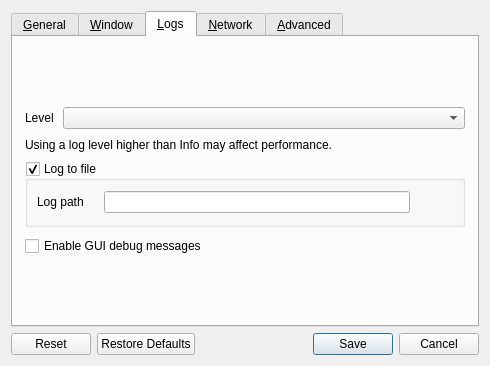
<?xml version="1.0" encoding="UTF-8"?>
<ui version="4.0">
 <class>SettingsDialog</class>
 <widget class="QDialog" name="SettingsDialog">
  <property name="geometry">
   <rect>
    <x>0</x>
    <y>0</y>
    <width>490</width>
    <height>366</height>
   </rect>
  </property>
  <property name="sizePolicy">
   <sizepolicy hsizetype="Maximum" vsizetype="Maximum">
    <horstretch>0</horstretch>
    <verstretch>0</verstretch>
   </sizepolicy>
  </property>
  <property name="windowTitle">
   <string>Preferences</string>
  </property>
  <property name="modal">
   <bool>true</bool>
  </property>
  <layout class="QVBoxLayout" name="verticalLayout_3">
   <item>
    <widget class="QTabWidget" name="tabWidget">
     <property name="currentIndex">
      <number>2</number>
     </property>
     <widget class="QWidget" name="tabGeneral">
      <attribute name="title">
       <string>&amp;General</string>
      </attribute>
      <layout class="QVBoxLayout" name="verticalLayout_6">
       <property name="spacing">
        <number>9</number>
       </property>
       <property name="leftMargin">
        <number>12</number>
       </property>
       <property name="topMargin">
        <number>0</number>
       </property>
       <property name="rightMargin">
        <number>12</number>
       </property>
       <property name="bottomMargin">
        <number>0</number>
       </property>
       <item>
        <spacer name="verticalSpacer_6">
         <property name="orientation">
          <enum>Qt::Orientation::Vertical</enum>
         </property>
         <property name="sizeHint" stdset="0">
          <size>
           <width>20</width>
           <height>0</height>
          </size>
         </property>
        </spacer>
       </item>
       <item>
        <layout class="QHBoxLayout" name="horizontalLayout_3">
         <item>
          <widget class="QLabel" name="lblLanguage">
           <property name="sizePolicy">
            <sizepolicy hsizetype="Maximum" vsizetype="Preferred">
             <horstretch>0</horstretch>
             <verstretch>0</verstretch>
            </sizepolicy>
           </property>
           <property name="text">
            <string>Language</string>
           </property>
          </widget>
         </item>
         <item>
          <widget class="QComboBox" name="comboLanguage"/>
         </item>
        </layout>
        </item>
        <item>
         <widget class="QCheckBox" name="cbPreventSleep">
         <property name="text">
          <string>Prevent this computer from going to sleep</string>
         </property>
        </widget>
       </item>
       <item>
        <layout class="QFormLayout" name="formLayout">
         <item row="1" column="1">
          <widget class="QRadioButton" name="rbIconColorful">
           <property name="text">
            <string>Colorful</string>
           </property>
          </widget>
         </item>
         <item row="0" column="1">
          <widget class="QRadioButton" name="rbIconMono">
           <property name="text">
            <string>Monocolor</string>
           </property>
          </widget>
         </item>
         <item row="0" column="0">
          <widget class="QLabel" name="lblTrayIconStyle">
           <property name="text">
            <string>Tray icon style</string>
           </property>
          </widget>
         </item>
        </layout>
       </item>
       <item>
        <spacer name="verticalSpacer_3">
         <property name="orientation">
          <enum>Qt::Orientation::Vertical</enum>
         </property>
         <property name="sizeHint" stdset="0">
          <size>
           <width>20</width>
           <height>0</height>
          </size>
         </property>
        </spacer>
       </item>
      </layout>
     </widget>
     <widget class="QWidget" name="tabWindow">
      <attribute name="title">
       <string>&amp;Window</string>
      </attribute>
      <layout class="QVBoxLayout" name="verticalLayout_14">
       <property name="spacing">
        <number>9</number>
       </property>
       <property name="leftMargin">
        <number>12</number>
       </property>
       <property name="topMargin">
        <number>0</number>
       </property>
       <property name="rightMargin">
        <number>12</number>
       </property>
       <property name="bottomMargin">
        <number>0</number>
       </property>
       <item>
        <spacer name="verticalSpacer_7">
         <property name="orientation">
          <enum>Qt::Orientation::Vertical</enum>
         </property>
         <property name="sizeHint" stdset="0">
          <size>
           <width>20</width>
           <height>0</height>
          </size>
         </property>
        </spacer>
       </item>
       <item>
        <layout class="QFormLayout" name="formLayout_2">
         <property name="labelAlignment">
          <set>Qt::AlignmentFlag::AlignRight|Qt::AlignmentFlag::AlignTrailing|Qt::AlignmentFlag::AlignVCenter</set>
         </property>
         <item row="0" column="0">
          <widget class="QLabel" name="label_3">
           <property name="text">
            <string>When the application starts</string>
           </property>
          </widget>
         </item>
         <item row="0" column="1">
          <widget class="QWidget" name="widget" native="true">
           <layout class="QVBoxLayout" name="verticalLayout_2">
            <item>
             <widget class="QRadioButton" name="rbShowOnStart">
              <property name="text">
               <string>Show the main window</string>
              </property>
             </widget>
            </item>
            <item>
             <widget class="QRadioButton" name="rbAutoHide">
              <property name="text">
               <string>Send to background</string>
              </property>
             </widget>
            </item>
           </layout>
          </widget>
         </item>
         <item row="1" column="0">
          <widget class="QLabel" name="label">
           <property name="text">
            <string>When the main window is closed</string>
           </property>
           <property name="alignment">
            <set>Qt::AlignmentFlag::AlignRight|Qt::AlignmentFlag::AlignTrailing|Qt::AlignmentFlag::AlignVCenter</set>
           </property>
          </widget>
         </item>
         <item row="1" column="1">
          <widget class="QWidget" name="widget_2" native="true">
           <layout class="QVBoxLayout" name="verticalLayout_13">
            <item>
             <widget class="QRadioButton" name="rbExitOnClose">
              <property name="text">
               <string>Exit</string>
              </property>
             </widget>
            </item>
            <item>
             <widget class="QRadioButton" name="rbCloseToTray">
              <property name="text">
               <string>Send to background</string>
              </property>
             </widget>
            </item>
           </layout>
          </widget>
         </item>
        </layout>
       </item>
       <item>
        <widget class="QCheckBox" name="cbShowVersion">
         <property name="text">
          <string>Include version in the window title</string>
         </property>
        </widget>
       </item>
       <item>
        <spacer name="verticalSpacer_11">
         <property name="orientation">
          <enum>Qt::Orientation::Vertical</enum>
         </property>
         <property name="sizeHint" stdset="0">
          <size>
           <width>20</width>
           <height>0</height>
          </size>
         </property>
        </spacer>
       </item>
      </layout>
     </widget>
     <widget class="QWidget" name="tabLog">
      <attribute name="title">
       <string>&amp;Logs</string>
      </attribute>
      <layout class="QVBoxLayout" name="verticalLayout">
       <property name="spacing">
        <number>9</number>
       </property>
       <property name="leftMargin">
        <number>12</number>
       </property>
       <property name="topMargin">
        <number>0</number>
       </property>
       <property name="rightMargin">
        <number>12</number>
       </property>
       <property name="bottomMargin">
        <number>0</number>
       </property>
       <item>
        <spacer name="verticalSpacer_8">
         <property name="orientation">
          <enum>Qt::Orientation::Vertical</enum>
         </property>
         <property name="sizeHint" stdset="0">
          <size>
           <width>20</width>
           <height>0</height>
          </size>
         </property>
        </spacer>
       </item>
       <item>
        <layout class="QHBoxLayout" name="horizontalLayout_4">
         <item>
          <widget class="QLabel" name="lblLogLevel">
           <property name="sizePolicy">
            <sizepolicy hsizetype="Maximum" vsizetype="Fixed">
             <horstretch>0</horstretch>
             <verstretch>0</verstretch>
            </sizepolicy>
           </property>
           <property name="text">
            <string>Level</string>
           </property>
          </widget>
         </item>
         <item>
          <widget class="QComboBox" name="comboLogLevel"/>
         </item>
        </layout>
       </item>
       <item>
        <widget class="QLabel" name="lblDebugWarning">
         <property name="text">
          <string>Using a log level higher than Info may affect performance.</string>
         </property>
         <property name="wordWrap">
          <bool>true</bool>
         </property>
        </widget>
       </item>
       <item>
        <widget class="QGroupBox" name="groupLogToFile">
         <property name="title">
          <string>Log to file</string>
         </property>
         <property name="checkable">
          <bool>true</bool>
         </property>
         <layout class="QHBoxLayout" name="horizontalLayout_2">
          <item>
           <widget class="QWidget" name="widgetLogFilename" native="true">
            <property name="sizePolicy">
             <sizepolicy hsizetype="Preferred" vsizetype="Maximum">
              <horstretch>0</horstretch>
              <verstretch>0</verstretch>
             </sizepolicy>
            </property>
            <layout class="QHBoxLayout" name="_4">
             <property name="spacing">
              <number>3</number>
             </property>
             <property name="leftMargin">
              <number>0</number>
             </property>
             <property name="topMargin">
              <number>0</number>
             </property>
             <property name="rightMargin">
              <number>0</number>
             </property>
             <property name="bottomMargin">
              <number>0</number>
             </property>
             <item>
              <widget class="QLabel" name="labelLogPath">
               <property name="sizePolicy">
                <sizepolicy hsizetype="Preferred" vsizetype="Fixed">
                 <horstretch>0</horstretch>
                 <verstretch>0</verstretch>
                </sizepolicy>
               </property>
               <property name="text">
                <string>Log path</string>
               </property>
              </widget>
             </item>
             <item>
              <spacer name="horizontalSpacer_7">
               <property name="orientation">
                <enum>Qt::Orientation::Horizontal</enum>
               </property>
               <property name="sizeType">
                <enum>QSizePolicy::Policy::Minimum</enum>
               </property>
               <property name="sizeHint" stdset="0">
                <size>
                 <width>17</width>
                 <height>25</height>
                </size>
               </property>
              </spacer>
             </item>
             <item>
              <widget class="QLineEdit" name="lineLogFilename">
               <property name="enabled">
                <bool>true</bool>
               </property>
               <property name="sizePolicy">
                <sizepolicy hsizetype="Expanding" vsizetype="Fixed">
                 <horstretch>0</horstretch>
                 <verstretch>0</verstretch>
                </sizepolicy>
               </property>
              </widget>
             </item>
             <item>
              <widget class="QPushButton" name="btnBrowseLog">
               <property name="enabled">
                <bool>true</bool>
               </property>
               <property name="cursor">
                <cursorShape>PointingHandCursor</cursorShape>
               </property>
               <property name="text">
                <string/>
               </property>
               <property name="icon">
                <iconset theme="document-open"/>
               </property>
               <property name="flat">
                <bool>true</bool>
               </property>
              </widget>
             </item>
            </layout>
           </widget>
          </item>
         </layout>
        </widget>
       </item>
       <item>
        <widget class="QCheckBox" name="cbGuiDebug">
         <property name="text">
          <string>Enable GUI debug messages</string>
         </property>
        </widget>
       </item>
       <item>
        <spacer name="verticalSpacer_4">
         <property name="orientation">
          <enum>Qt::Orientation::Vertical</enum>
         </property>
         <property name="sizeHint" stdset="0">
          <size>
           <width>20</width>
           <height>0</height>
          </size>
         </property>
        </spacer>
       </item>
      </layout>
     </widget>
     <widget class="QWidget" name="tabNetwork">
      <attribute name="title">
       <string>&amp;Network</string>
      </attribute>
      <layout class="QVBoxLayout" name="verticalLayout_7">
       <property name="spacing">
        <number>9</number>
       </property>
       <property name="leftMargin">
        <number>12</number>
       </property>
       <property name="topMargin">
        <number>0</number>
       </property>
       <property name="rightMargin">
        <number>12</number>
       </property>
       <property name="bottomMargin">
        <number>0</number>
       </property>
       <item>
        <spacer name="verticalSpacer_9">
         <property name="orientation">
          <enum>Qt::Orientation::Vertical</enum>
         </property>
         <property name="sizeHint" stdset="0">
          <size>
           <width>20</width>
           <height>0</height>
          </size>
         </property>
        </spacer>
       </item>
       <item>
        <layout class="QHBoxLayout" name="horizontalLayout">
         <item>
          <widget class="QLabel" name="lblNetworkIp">
           <property name="sizePolicy">
            <sizepolicy hsizetype="Maximum" vsizetype="Fixed">
             <horstretch>0</horstretch>
             <verstretch>0</verstretch>
            </sizepolicy>
           </property>
           <property name="text">
            <string>Network IP</string>
           </property>
          </widget>
         </item>
         <item>
          <widget class="QComboBox" name="comboInterface">
           <property name="sizePolicy">
            <sizepolicy hsizetype="Maximum" vsizetype="Fixed">
             <horstretch>0</horstretch>
             <verstretch>0</verstretch>
            </sizepolicy>
           </property>
           <item>
            <property name="text">
             <string>Automatic</string>
            </property>
           </item>
          </widget>
         </item>
         <item>
          <spacer name="horizontalSpacer">
           <property name="orientation">
            <enum>Qt::Orientation::Horizontal</enum>
           </property>
           <property name="sizeType">
            <enum>QSizePolicy::Policy::Expanding</enum>
           </property>
           <property name="sizeHint" stdset="0">
            <size>
             <width>25</width>
             <height>20</height>
            </size>
           </property>
          </spacer>
         </item>
        </layout>
       </item>
       <item>
        <layout class="QHBoxLayout" name="horizontalLayout_6">
         <item>
          <widget class="QLabel" name="lblPort">
           <property name="sizePolicy">
            <sizepolicy hsizetype="Maximum" vsizetype="Fixed">
             <horstretch>0</horstretch>
             <verstretch>0</verstretch>
            </sizepolicy>
           </property>
           <property name="text">
            <string>Port</string>
           </property>
          </widget>
         </item>
         <item>
          <widget class="QSpinBox" name="sbPort">
           <property name="enabled">
            <bool>true</bool>
           </property>
           <property name="sizePolicy">
            <sizepolicy hsizetype="Maximum" vsizetype="Fixed">
             <horstretch>0</horstretch>
             <verstretch>0</verstretch>
            </sizepolicy>
           </property>
           <property name="maximum">
            <number>65535</number>
           </property>
           <property name="value">
            <number>24800</number>
           </property>
          </widget>
         </item>
         <item>
          <spacer name="horizontalSpacer_3">
           <property name="orientation">
            <enum>Qt::Orientation::Horizontal</enum>
           </property>
           <property name="sizeHint" stdset="0">
            <size>
             <width>40</width>
             <height>20</height>
            </size>
           </property>
          </spacer>
         </item>
        </layout>
       </item>
       <item>
        <widget class="QGroupBox" name="groupSecurity">
         <property name="sizePolicy">
          <sizepolicy hsizetype="Preferred" vsizetype="Maximum">
           <horstretch>0</horstretch>
           <verstretch>0</verstretch>
          </sizepolicy>
         </property>
         <property name="title">
          <string>Enable TLS Encryption</string>
         </property>
         <property name="checkable">
          <bool>true</bool>
         </property>
         <property name="checked">
          <bool>false</bool>
         </property>
         <layout class="QVBoxLayout" name="_11">
          <item>
           <widget class="QWidget" name="widgetTlsCert" native="true">
            <layout class="QHBoxLayout" name="_12">
             <property name="leftMargin">
              <number>0</number>
             </property>
             <property name="topMargin">
              <number>0</number>
             </property>
             <property name="rightMargin">
              <number>0</number>
             </property>
             <property name="bottomMargin">
              <number>0</number>
             </property>
             <item>
              <widget class="QLabel" name="lblTlsCertInfo">
               <property name="text">
                <string notr="true"/>
               </property>
              </widget>
             </item>
             <item>
              <widget class="QLabel" name="lblTlsCert">
               <property name="sizePolicy">
                <sizepolicy hsizetype="Preferred" vsizetype="Fixed">
                 <horstretch>0</horstretch>
                 <verstretch>0</verstretch>
                </sizepolicy>
               </property>
               <property name="text">
                <string>Certificate</string>
               </property>
              </widget>
             </item>
             <item>
              <widget class="QLineEdit" name="lineTlsCertPath">
               <property name="minimumSize">
                <size>
                 <width>0</width>
                 <height>0</height>
                </size>
               </property>
              </widget>
             </item>
             <item>
              <widget class="QPushButton" name="btnTlsCertPath">
               <property name="cursor">
                <cursorShape>PointingHandCursor</cursorShape>
               </property>
               <property name="text">
                <string/>
               </property>
               <property name="icon">
                <iconset theme="document-open"/>
               </property>
               <property name="flat">
                <bool>true</bool>
               </property>
              </widget>
             </item>
            </layout>
           </widget>
          </item>
          <item>
           <layout class="QHBoxLayout" name="horizontalLayout_5">
            <property name="topMargin">
             <number>0</number>
            </property>
            <item>
             <widget class="QLabel" name="lblTlsKeyLength">
              <property name="sizePolicy">
               <sizepolicy hsizetype="Preferred" vsizetype="Fixed">
                <horstretch>0</horstretch>
                <verstretch>0</verstretch>
               </sizepolicy>
              </property>
              <property name="text">
               <string>Key length</string>
              </property>
             </widget>
            </item>
            <item>
             <widget class="QComboBox" name="comboTlsKeyLength">
              <item>
               <property name="text">
                <string notr="true">2048</string>
               </property>
              </item>
              <item>
               <property name="text">
                <string notr="true">4096</string>
               </property>
              </item>
             </widget>
            </item>
            <item>
             <spacer name="horizontalSpacer_2">
              <property name="orientation">
               <enum>Qt::Orientation::Horizontal</enum>
              </property>
              <property name="sizeHint" stdset="0">
               <size>
                <width>40</width>
                <height>20</height>
               </size>
              </property>
             </spacer>
            </item>
            <item>
             <widget class="QPushButton" name="btnTlsRegenCert">
              <property name="text">
               <string>Regenerate certificate</string>
              </property>
              <property name="icon">
               <iconset theme="view-refresh"/>
              </property>
             </widget>
            </item>
           </layout>
          </item>
          <item>
           <widget class="QCheckBox" name="cbRequireClientCert">
            <property name="text">
             <string>Require client certificates</string>
            </property>
           </widget>
          </item>
          <item>
           <spacer name="verticalSpacer_2">
            <property name="orientation">
             <enum>Qt::Orientation::Vertical</enum>
            </property>
            <property name="sizeHint" stdset="0">
             <size>
              <width>20</width>
              <height>0</height>
             </size>
            </property>
           </spacer>
          </item>
         </layout>
        </widget>
       </item>
       <item>
        <spacer name="verticalSpacer_5">
         <property name="orientation">
          <enum>Qt::Orientation::Vertical</enum>
         </property>
         <property name="sizeHint" stdset="0">
          <size>
           <width>20</width>
           <height>0</height>
          </size>
         </property>
        </spacer>
       </item>
      </layout>
     </widget>
     <widget class="QWidget" name="tabAdvanced">
      <attribute name="title">
       <string>&amp;Advanced</string>
      </attribute>
      <layout class="QVBoxLayout" name="verticalLayout_4">
       <property name="spacing">
        <number>9</number>
       </property>
       <property name="leftMargin">
        <number>12</number>
       </property>
       <property name="topMargin">
        <number>0</number>
       </property>
       <property name="rightMargin">
        <number>12</number>
       </property>
       <property name="bottomMargin">
        <number>0</number>
       </property>
       <item>
        <spacer name="verticalSpacer_10">
         <property name="orientation">
          <enum>Qt::Orientation::Vertical</enum>
         </property>
         <property name="sizeHint" stdset="0">
          <size>
           <width>20</width>
           <height>0</height>
          </size>
         </property>
        </spacer>
       </item>
       <item>
        <widget class="QGroupBox" name="groupService">
         <property name="enabled">
          <bool>true</bool>
         </property>
         <property name="title">
          <string>Use background service (daemon)</string>
         </property>
         <property name="checkable">
          <bool>true</bool>
         </property>
         <property name="checked">
          <bool>false</bool>
         </property>
         <layout class="QGridLayout" name="_6">
          <item row="1" column="0">
           <widget class="QCheckBox" name="cbElevateDaemon">
            <property name="text">
             <string>Always run as system (work at login screen and UAC)</string>
            </property>
            <property name="autoExclusive">
             <bool>false</bool>
            </property>
           </widget>
          </item>
         </layout>
        </widget>
       </item>
       <item>
        <layout class="QFormLayout" name="formLayout_3">
         <property name="fieldGrowthPolicy">
          <enum>QFormLayout::FieldGrowthPolicy::ExpandingFieldsGrow</enum>
         </property>
         <property name="rowWrapPolicy">
          <enum>QFormLayout::RowWrapPolicy::DontWrapRows</enum>
         </property>
         <property name="labelAlignment">
          <set>Qt::AlignmentFlag::AlignLeading|Qt::AlignmentFlag::AlignLeft|Qt::AlignmentFlag::AlignVCenter</set>
         </property>
         <property name="formAlignment">
          <set>Qt::AlignmentFlag::AlignHCenter|Qt::AlignmentFlag::AlignTop</set>
         </property>
         <item row="0" column="0">
          <widget class="QCheckBox" name="cbRunEnterCommand">
           <property name="text">
            <string>Run command on enter</string>
           </property>
          </widget>
         </item>
         <item row="0" column="1">
          <widget class="QLineEdit" name="lineCommandEnter"/>
         </item>
         <item row="1" column="0">
          <widget class="QCheckBox" name="cbRunExitCommand">
           <property name="text">
            <string>Run command on exit</string>
           </property>
          </widget>
         </item>
         <item row="1" column="1">
          <widget class="QLineEdit" name="lineCommandExit"/>
         </item>
        </layout>
       </item>
       <item>
        <spacer name="verticalSpacer">
         <property name="orientation">
          <enum>Qt::Orientation::Vertical</enum>
         </property>
         <property name="sizeHint" stdset="0">
          <size>
           <width>20</width>
           <height>0</height>
          </size>
         </property>
        </spacer>
       </item>
      </layout>
     </widget>
    </widget>
   </item>
   <item>
    <widget class="QDialogButtonBox" name="buttonBox">
     <property name="orientation">
      <enum>Qt::Orientation::Horizontal</enum>
     </property>
     <property name="standardButtons">
      <set>QDialogButtonBox::StandardButton::Cancel|QDialogButtonBox::StandardButton::Reset|QDialogButtonBox::StandardButton::RestoreDefaults|QDialogButtonBox::StandardButton::Save</set>
     </property>
    </widget>
   </item>
  </layout>
 </widget>
 <resources/>
 <connections/>
</ui>
